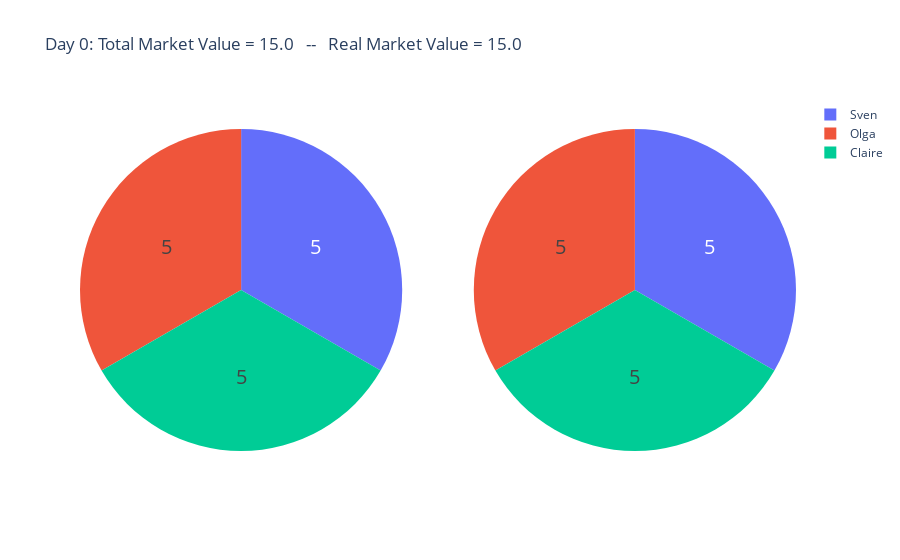

Notebook code cell kept with this figure:
### Code cell
plot_totals()
nextday()

### Figure 1 — Plotly figure (JSON) as saved in the notebook; plotly's stock layout.template omitted (floating-point values rounded to 4 significant figures)
{"data": [{"domain": {"x": [0, 0.45], "y": [0, 1]}, "hoverinfo": "label+percent", "labels": ["Sven", "Olga", "Claire"], "textfont": {"size": 20}, "textinfo": "value", "type": "pie", "values": [5, 5, 5]}, {"domain": {"x": [0.55, 1], "y": [0, 1]}, "hoverinfo": "label+percent", "labels": ["Sven", "Olga", "Claire"], "textfont": {"size": 20}, "textinfo": "value", "type": "pie", "values": [5, 5, 5]}], "layout": {"title": {"text": "Day 0: Total Market Value = 15.0   --   Real Market Value = 15.0"}}}
